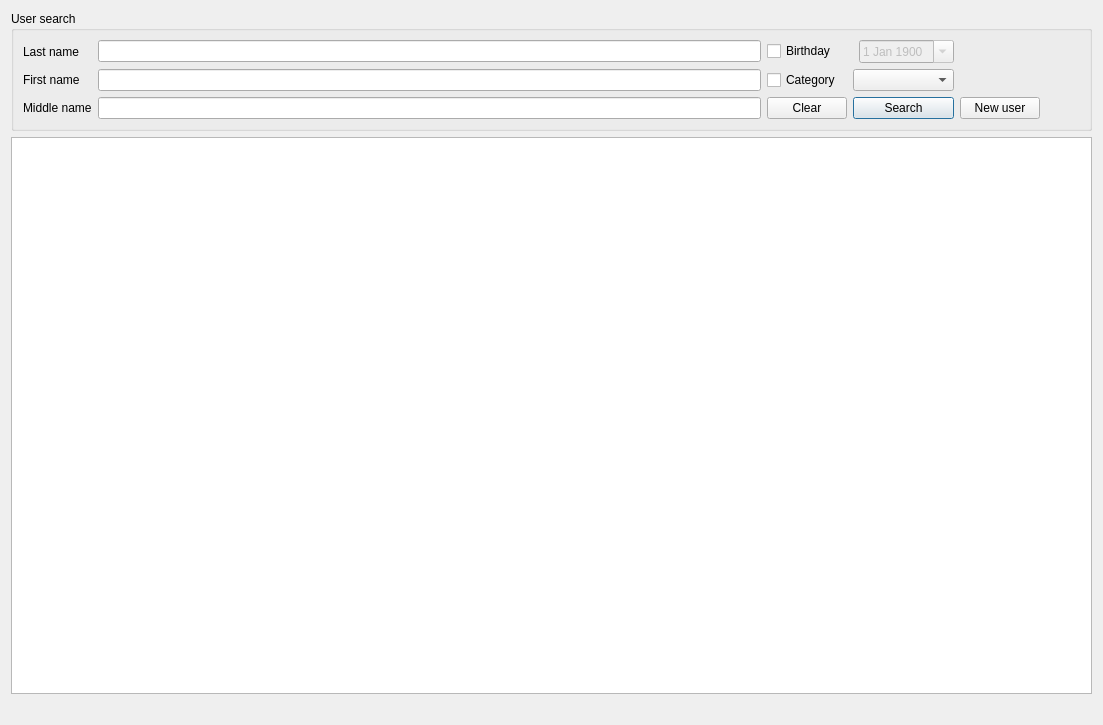
<?xml version="1.0" encoding="UTF-8"?>
<ui version="4.0">
 <class>SearchForm</class>
 <widget class="QWidget" name="SearchForm">
  <property name="geometry">
   <rect>
    <x>0</x>
    <y>0</y>
    <width>1103</width>
    <height>725</height>
   </rect>
  </property>
  <property name="windowTitle">
   <string>Search form</string>
  </property>
  <layout class="QVBoxLayout" name="verticalLayout">
   <item>
    <widget class="QGroupBox" name="searchGroup">
     <property name="title">
      <string>User search</string>
     </property>
     <layout class="QGridLayout" name="gridLayout" columnstretch="0,1,0,0,0,0,0">
      <item row="0" column="0">
       <widget class="QLabel" name="label">
        <property name="text">
         <string>Last name</string>
        </property>
       </widget>
      </item>
      <item row="2" column="0">
       <widget class="QLabel" name="label_3">
        <property name="text">
         <string>Middle name</string>
        </property>
       </widget>
      </item>
      <item row="0" column="6" rowspan="3">
       <spacer name="horizontalSpacer">
        <property name="orientation">
         <enum>Qt::Horizontal</enum>
        </property>
        <property name="sizeHint" stdset="0">
         <size>
          <width>40</width>
          <height>20</height>
         </size>
        </property>
       </spacer>
      </item>
      <item row="0" column="1">
       <widget class="QLineEdit" name="lastName">
        <property name="clearButtonEnabled">
         <bool>true</bool>
        </property>
       </widget>
      </item>
      <item row="1" column="0">
       <widget class="QLabel" name="label_2">
        <property name="text">
         <string>First name</string>
        </property>
       </widget>
      </item>
      <item row="2" column="2">
       <widget class="QPushButton" name="clearButton">
        <property name="text">
         <string>Clear</string>
        </property>
       </widget>
      </item>
      <item row="2" column="1">
       <widget class="QLineEdit" name="middleName">
        <property name="clearButtonEnabled">
         <bool>true</bool>
        </property>
       </widget>
      </item>
      <item row="0" column="4">
       <widget class="QDateEdit" name="birthday">
        <property name="enabled">
         <bool>false</bool>
        </property>
        <property name="dateTime">
         <datetime>
          <hour>0</hour>
          <minute>0</minute>
          <second>0</second>
          <year>1900</year>
          <month>1</month>
          <day>1</day>
         </datetime>
        </property>
        <property name="calendarPopup">
         <bool>true</bool>
        </property>
        <property name="date">
         <date>
          <year>1900</year>
          <month>1</month>
          <day>1</day>
         </date>
        </property>
       </widget>
      </item>
      <item row="1" column="1">
       <widget class="QLineEdit" name="firstName">
        <property name="clearButtonEnabled">
         <bool>true</bool>
        </property>
       </widget>
      </item>
      <item row="0" column="2">
       <widget class="QCheckBox" name="birthdayCheck">
        <property name="text">
         <string>Birthday</string>
        </property>
        <property name="checked">
         <bool>false</bool>
        </property>
        <property name="tristate">
         <bool>false</bool>
        </property>
       </widget>
      </item>
      <item row="2" column="3" colspan="2">
       <widget class="QPushButton" name="searchButton">
        <property name="text">
         <string>Search</string>
        </property>
        <property name="default">
         <bool>true</bool>
        </property>
       </widget>
      </item>
      <item row="2" column="5">
       <widget class="QPushButton" name="newUserButton">
        <property name="text">
         <string>New user</string>
        </property>
       </widget>
      </item>
      <item row="1" column="3" colspan="2">
       <widget class="QComboBox" name="statusCombo">
        <property name="enabled">
         <bool>true</bool>
        </property>
       </widget>
      </item>
      <item row="1" column="2">
       <widget class="QCheckBox" name="statusCheck">
        <property name="text">
         <string>Category</string>
        </property>
        <property name="checked">
         <bool>false</bool>
        </property>
        <property name="tristate">
         <bool>false</bool>
        </property>
       </widget>
      </item>
     </layout>
    </widget>
   </item>
   <item>
    <widget class="QTableView" name="searchView"/>
   </item>
   <item>
    <widget class="QLabel" name="infoLabel">
     <property name="text">
      <string/>
     </property>
    </widget>
   </item>
  </layout>
 </widget>
 <tabstops>
  <tabstop>lastName</tabstop>
  <tabstop>firstName</tabstop>
  <tabstop>middleName</tabstop>
  <tabstop>birthdayCheck</tabstop>
  <tabstop>birthday</tabstop>
  <tabstop>statusCheck</tabstop>
  <tabstop>statusCombo</tabstop>
  <tabstop>clearButton</tabstop>
  <tabstop>searchButton</tabstop>
  <tabstop>newUserButton</tabstop>
  <tabstop>searchView</tabstop>
 </tabstops>
 <resources/>
 <connections>
  <connection>
   <sender>birthdayCheck</sender>
   <signal>toggled(bool)</signal>
   <receiver>birthday</receiver>
   <slot>setEnabled(bool)</slot>
   <hints>
    <hint type="sourcelabel">
     <x>762</x>
     <y>59</y>
    </hint>
    <hint type="destinationlabel">
     <x>866</x>
     <y>60</y>
    </hint>
   </hints>
  </connection>
  <connection>
   <sender>statusCheck</sender>
   <signal>clicked(bool)</signal>
   <receiver>statusCombo</receiver>
   <slot>setEnabled(bool)</slot>
   <hints>
    <hint type="sourcelabel">
     <x>785</x>
     <y>81</y>
    </hint>
    <hint type="destinationlabel">
     <x>846</x>
     <y>77</y>
    </hint>
   </hints>
  </connection>
 </connections>
</ui>
